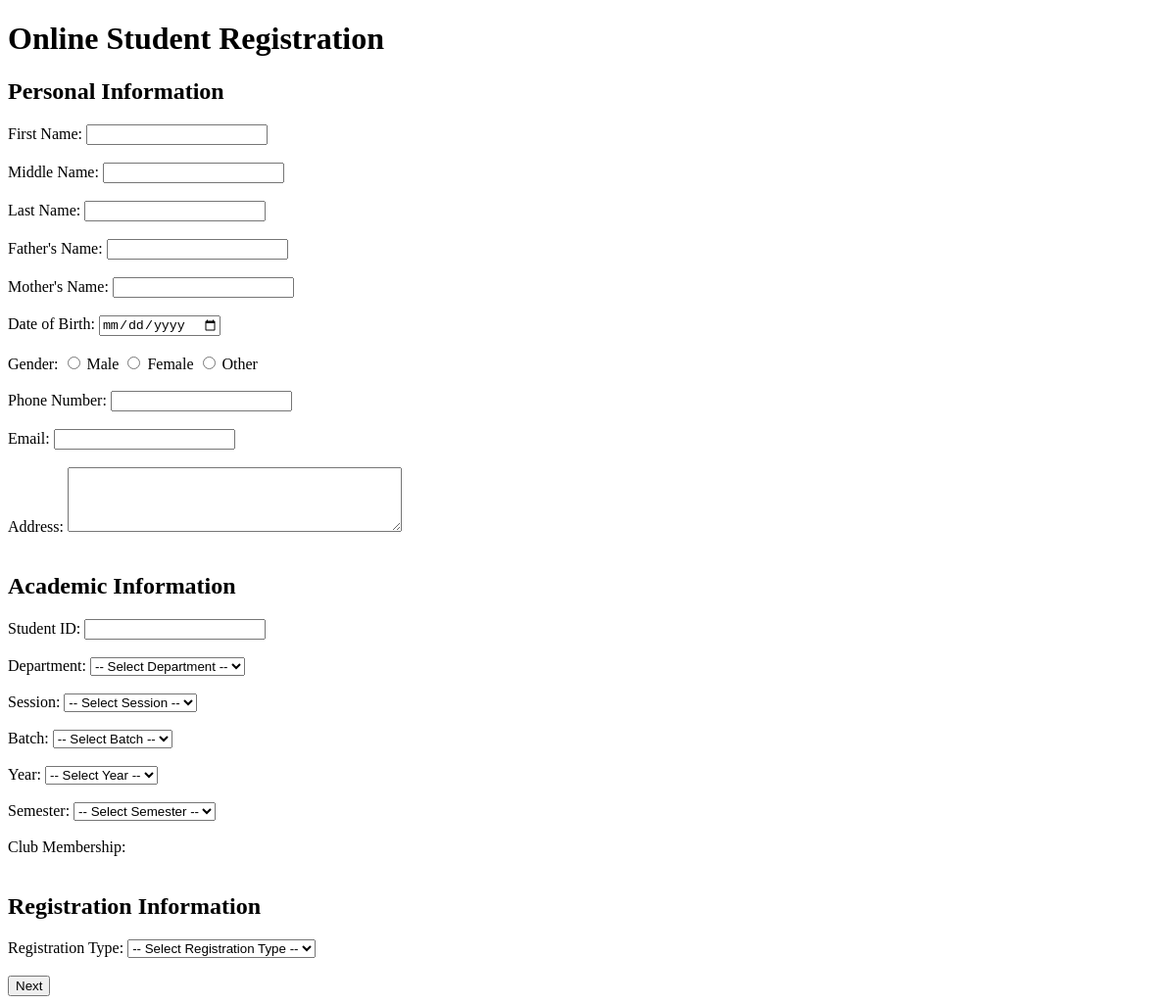
/register.php, run on an earlier commit of the app's database.
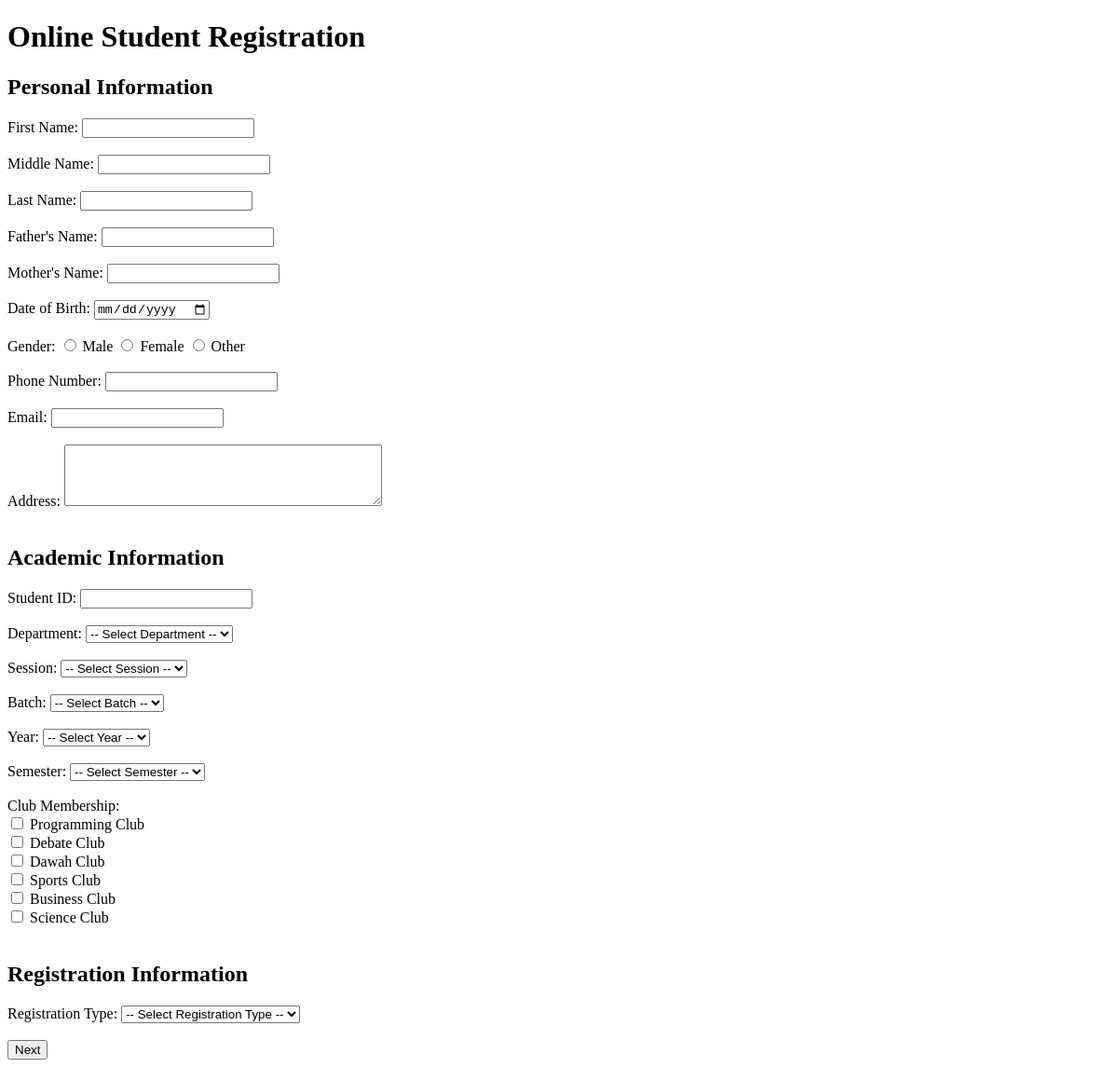
And on a later commit of the database.
### tables this page shows
CREATE TABLE clubs (
    club_id INT AUTO_INCREMENT PRIMARY KEY,
    club_name VARCHAR(100) NOT NULL UNIQUE
);

### register.php (the view, shortened to what this page needs)
<?php
require_once "config/database.php";
?>
<!DOCTYPE html>
<html lang="en">
<head>
</head>
<body>
    <h1>Online Student Registration</h1>
    <form action="" method="POST">
        <h2>Personal Information</h2>
        <label for="first_name">First Name:</label>
<input type="text"
       id="first_name"
       name="first_name"
       value="<?php echo htmlspecialchars($_POST['first_name'] ?? ''); ?>"
       required>
<br><br>
<label for="middle_name">Middle Name:</label>
<input type="text"
       id="middle_name"
       name="middle_name"
       value="<?php echo htmlspecialchars($_POST['middle_name'] ?? ''); ?>">
<br><br>
<label for="last_name">Last Name:</label>
<input type="text"
       id="last_name"
       name="last_name"
       value="<?php echo htmlspecialchars($_POST['last_name'] ?? ''); ?>"
       required>
        <br><br>
        <label for="father_name">Father's Name:</label>
        <input type="text" id="father_name" name="father_name"
       value="<?php echo htmlspecialchars($_POST['father_name'] ?? ''); ?>"
       required>
        <br><br>
        <label for="mother_name">Mother's Name:</label>
        <input type="text" id="mother_name" name="mother_name"
       value="<?php echo htmlspecialchars($_POST['mother_name'] ?? ''); ?>"
       required>
        <br><br>
        <label for="date_of_birth">Date of Birth:</label>
        <input type="date"
       id="date_of_birth"
       name="date_of_birth"
       value="<?php echo htmlspecialchars($_POST['date_of_birth'] ?? ''); ?>">
        <br><br>
        <label>Gender:</label>
        <input type="radio"
       id="male"
       name="gender"
       value="Male"
       <?php echo (($_POST['gender'] ?? '') == 'Male') ? 'checked' : ''; ?>>
        <label for="male">Male</label>
        <input type="radio"
       id="female"
       name="gender"
       value="Female"
       <?php echo (($_POST['gender'] ?? '') == 'Female') ? 'checked' : ''; ?>>
        <label for="female">Female</label>
        <input type="radio"
       id="other"
       name="gender"
       value="Other"
       <?php echo (($_POST['gender'] ?? '') == 'Other') ? 'checked' : ''; ?>>
        <label for="other">Other</label>
        <br><br>
        <label for="phone">Phone Number:</label>
        <input type="text" id="phone" name="phone"
       value="<?php echo htmlspecialchars($_POST['phone'] ?? ''); ?>"
       required>
        <br><br>
        <label for="email">Email:</label>
        <input type="email" id="email" name="email"
       value="<?php echo htmlspecialchars($_POST['email'] ?? ''); ?>">
        <br><br>
        <label for="address">Address:</label>
        <textarea id="address" name="address" rows="4" cols="40"><?php
        ?></textarea>
        <br><br>
                <h2>Academic Information</h2>
        <label for="student_id">Student ID:</label>
    <input type="text"
       id="student_id"
       name="student_id"
       value="<?php echo htmlspecialchars($_POST['student_id'] ?? ''); ?>"
       required>
<br><br>
        <label for="department_id">Department:</label>
        <select id="department_id" name="department_id" required>
    <option value="">-- Select Department --</option>
</select>
        <br><br>
        <label for="session_id">Session:</label>
        <select id="session_id" name="session_id" required>
    <option value="">-- Select Session --</option>
</select>
        <br><br>
        <label for="batch_id">Batch:</label>
<select id="batch_id" name="batch_id" required>
    <option value="">-- Select Batch --</option>
</select>
<br><br>
<label for="year_id">Year:</label>
<select id="year_id" name="year_id" required>
    <option value="">-- Select Year --</option>
</select>
<br><br>
        <label for="semester_id">Semester:</label>
        <select id="semester_id" name="semester_id" required>
    <option value="">-- Select Semester --</option>
</select>
        <br><br>
        <label>Club Membership:</label>
<br>
<?php
$club_query = "SELECT club_id, club_name FROM clubs ORDER BY club_id";
$club_result = $conn->query($club_query);
while ($club = $club_result->fetch_assoc()) {
    $checked = '';
    echo '<label>';
    echo '<input type="checkbox" '
        . 'name="club_ids[]" '
        . 'value="' . $club['club_id'] . '" '
        . $checked . '>';
    echo ' ' . htmlspecialchars($club['club_name']);
    echo '</label><br>';
}
?>
<br>
        <h2>Registration Information</h2>
        <label for="registration_type">Registration Type:</label>
        <select id="registration_type" name="registration_type" required>
    <option value="">-- Select Registration Type --</option>
</select>
        <br><br>
        <button type="submit">Next</button>
    </form>
</body>
</html>

What changed in the data, as far as the page shows it:
added clubs: club_name "Programming Club"
added clubs: club_name "Debate Club"
added clubs: club_name "Dawah Club"
added clubs: club_name "Sports Club"
added clubs: club_name "Business Club"
added clubs: club_name "Science Club"
